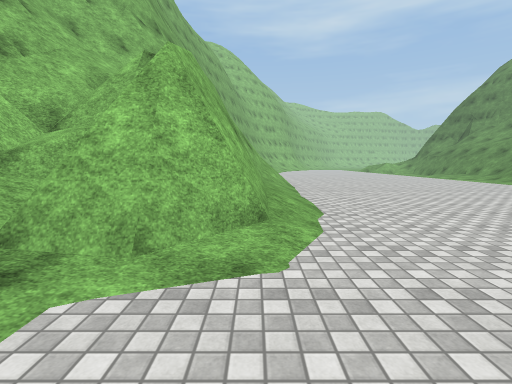
view 1 (above)

19 first-person views from a walk through a scene from a Unity 3-D project. The camera is 1.4 m above the floor, tilts 6° down and sees 85° across. The floor is counted in squares, 2 m on a side. Each view is taken from the middle of a square. On the plan, view 1 faces up. The plan holds only what a view shows up to about 9 squares ahead; the rest is blank. The place goes on beyond the plan. The player character is not drawn. Surface patterns are stand-ins for the level's own textures.

view 2
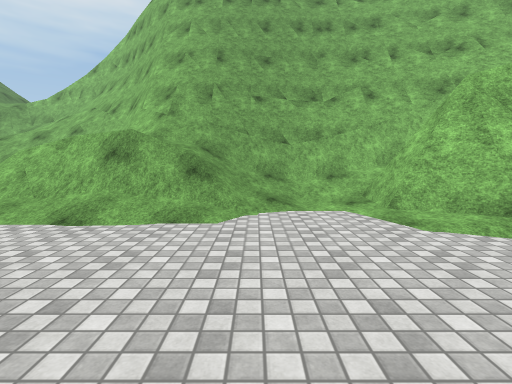

view 3
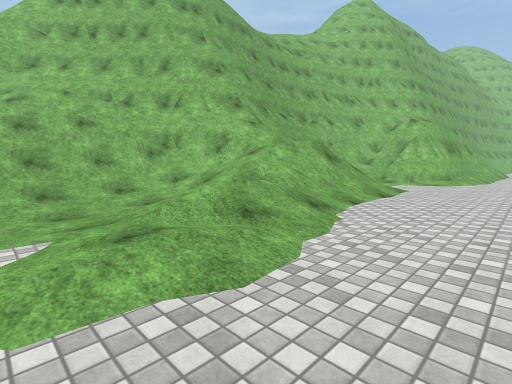

view 4
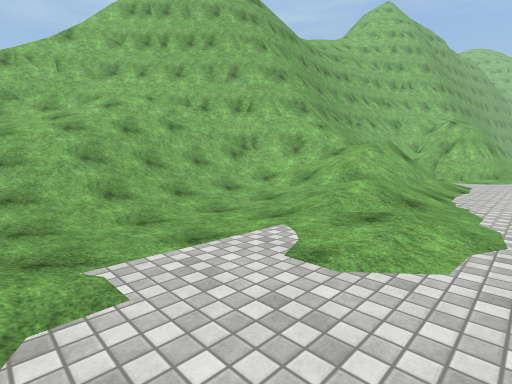

view 5
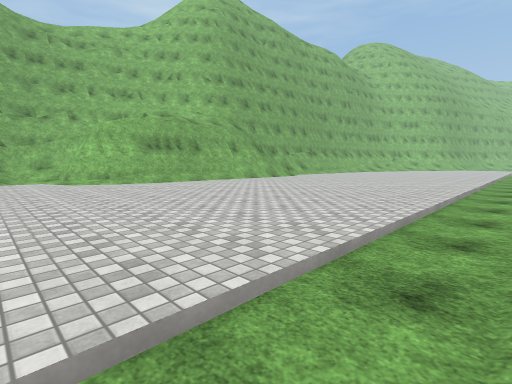

view 6
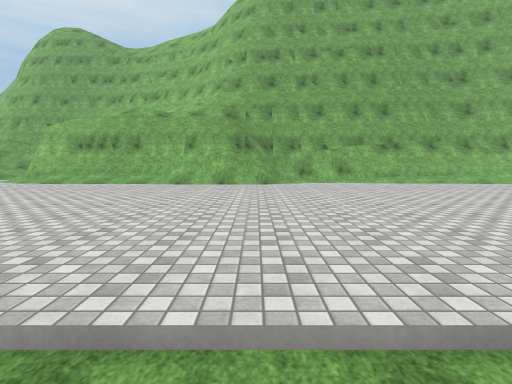

view 7
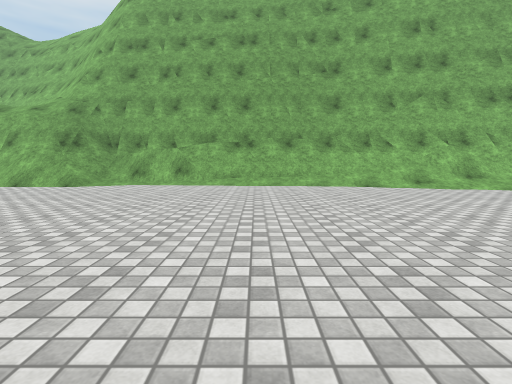

view 8
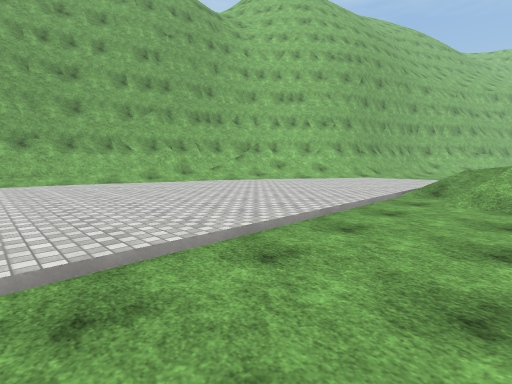

view 9
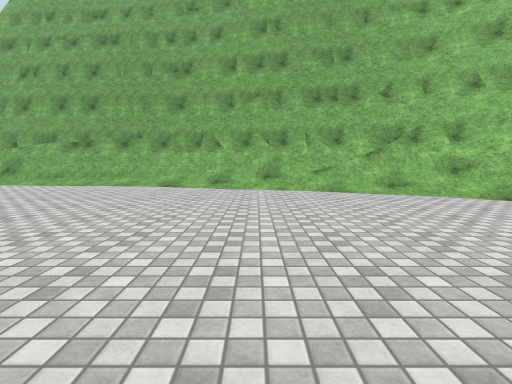

view 10
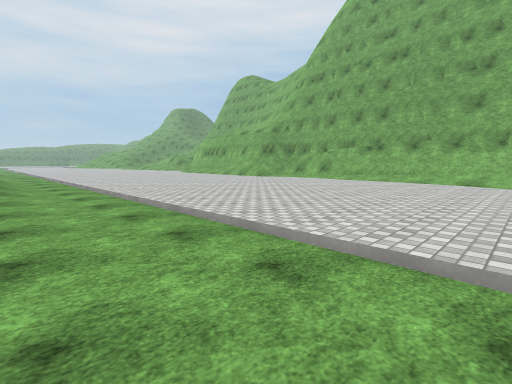

view 11
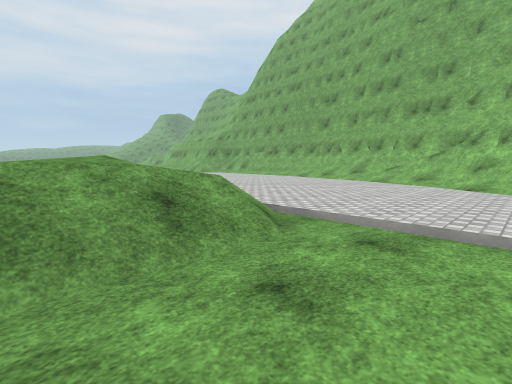

view 12
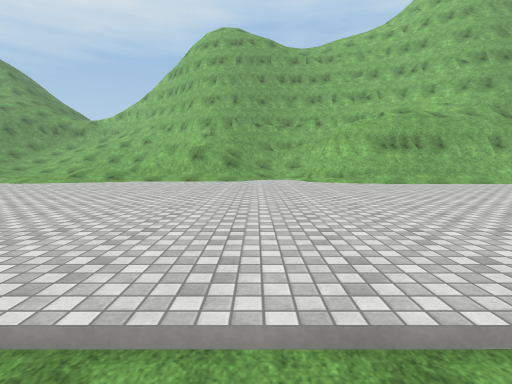

view 13
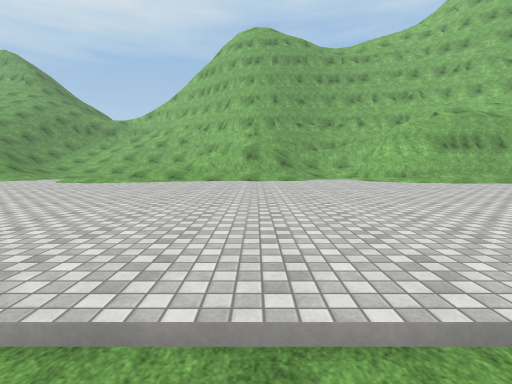

view 14
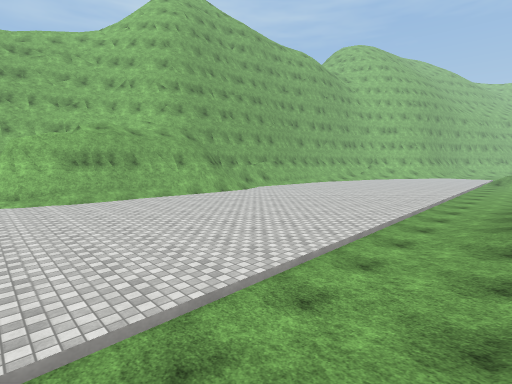

view 15
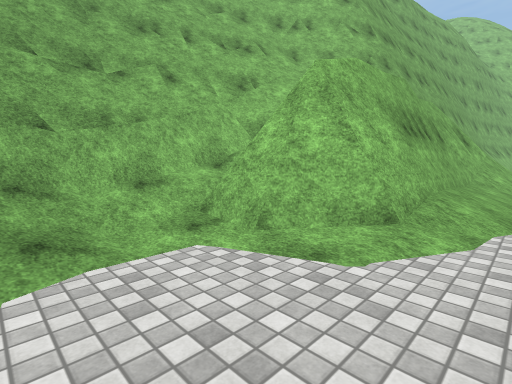

view 16
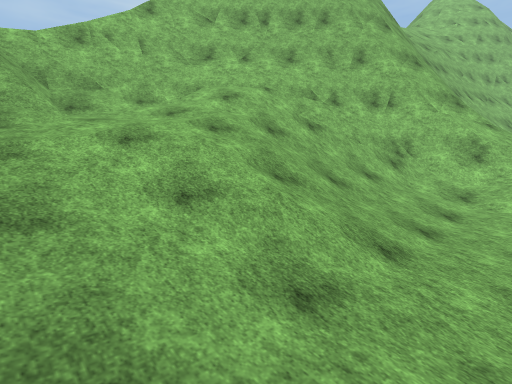

view 17
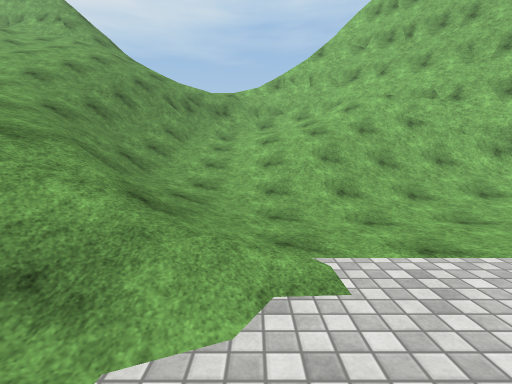

view 18
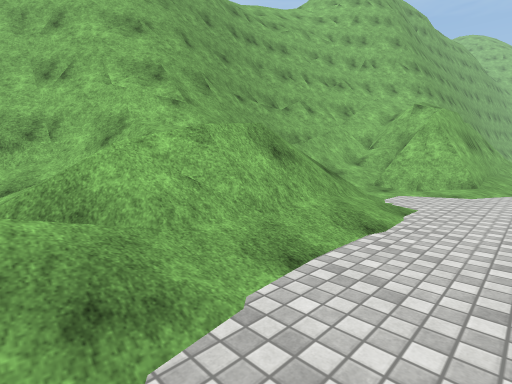

view 19
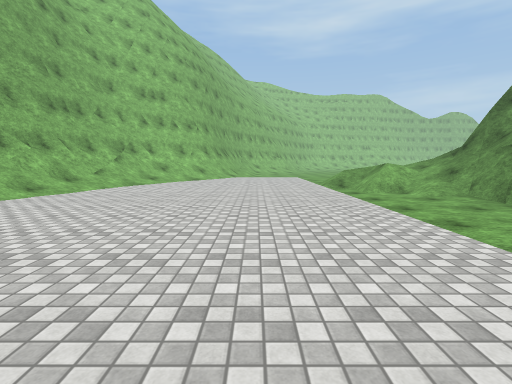

### Floor plan
Key: @ floor where view 1 was taken; # wall or solid block; . main floor; : floor 0.75 m higher than the main floor; + floor 1.5 m higher than the main floor; * floor 2.5 m higher than the main floor; % floor 3.25 m higher than the main floor; / step, stairs or slope; = window, fence, low wall or low ledge; ^ raised ledge; v drop or lower ground.
Columns run from 11 left of view 1 to 13 right of it. Each row starts with its distance up from view 1.
 25             ^^//.......
 24             ^//........
 23            ^#/......///
 22          v ^#/......//+/
 21          v ^/.......////#
 20            #/........////
 19           ##/.........#/
 18           ##/.........v
 17           ##..........
 16           ##..........
 15           ##..........
 14           ##..........
 13           #...........
 12           #........../
 11           #........../
 10           ##........./
  9        v  #=........./
  8       vv  ##........./
  7      vv    #........./
  6      vv#   #........./
  5      v #####........./
  4      v######........./
  3     vv##//##........./
  2     vv##///.........//
  1     v ##//........../
  0     v ##///@.........
 -1     v ##///.........
 -2     v##=///..........
 -3    v ###/*/.........
 -4   vv###////........
 -5   v##=////:/......
 -6  v##////..//.....
 -7 /v#/////........
 -8 /#//////.......
 -9 /#//%///.....
-10 /#=/////../..
-11  /v/////.///

Positions as (right, up) in squares from view 1, and headings:
1: (0, 0), facing up
2: (3, 0), facing left
3: (2, -8), facing up-left
4: (1, -10), facing up-left
5: (9, 0), facing up-left
6: (9, 10), facing left
7: (8, 15), facing left
8: (10, 15), facing up-left
9: (8, 20), facing left
10: (10, 19), facing down-left
11: (11, 25), facing down-left
12: (9, 0), facing left
13: (9, -2), facing left
14: (10, 2), facing up-left
15: (1, 0), facing up-left
16: (-3, -11), facing up-left
17: (1, -10), facing left
18: (1, -5), facing up-left
19: (6, 13), facing up
